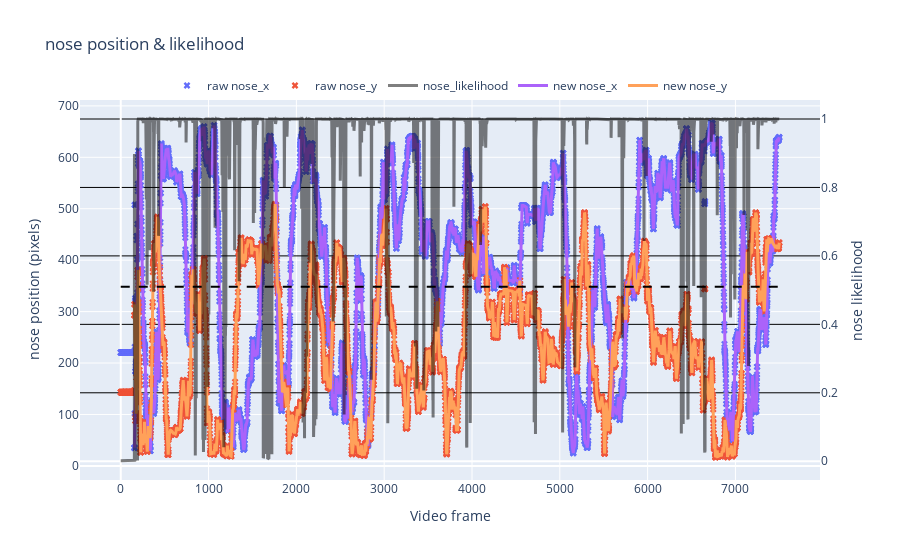

The cell this chart's notebook holds for it:
### Code cell
rst.plot_raw_vs_smoothed(df_raw, df_smooth, bodypart = 'nose', num_sd = confidence)

### Figure 1 — Plotly figure (JSON) as saved in the notebook; plotly's stock layout.template omitted (floating-point values rounded to 4 significant figures; data arrays with more than 128 entries replaced by an {"elided": "..."} marker saying what was removed)
{"data": [{"marker": {"size": 6, "symbol": "x"}, "mode": "markers", "name": "raw nose_x", "type": "scatter", "x": {"elided": "7500 int values"}, "y": {"elided": "7500 float values"}}, {"marker": {"size": 6, "symbol": "x"}, "mode": "markers", "name": "raw nose_y", "type": "scatter", "x": {"elided": "7500 int values"}, "y": {"elided": "7500 float values"}}, {"line": {"color": "black", "width": 3}, "name": "nose_likelihood", "opacity": 0.5, "type": "scatter", "x": {"elided": "7500 int values"}, "y": {"elided": "7500 float values"}, "yaxis": "y2"}, {"line": {"width": 3}, "name": "new nose_x", "type": "scatter", "x": {"elided": "7500 int values"}, "y": {"elided": "7500 float values"}}, {"line": {"width": 3}, "name": "new nose_y", "type": "scatter", "x": {"elided": "7500 int values"}, "y": {"elided": "7500 float values"}}], "layout": {"legend": {"orientation": "h", "x": 0.5, "xanchor": "center", "y": 1, "yanchor": "bottom"}, "shapes": [{"line": {"color": "black", "dash": "dash"}, "type": "line", "x0": 0, "x1": 7499, "y0": 0.5095, "y1": 0.5095, "yref": "y2"}], "title": {"text": "nose position & likelihood"}, "xaxis": {"title": {"text": "Video frame"}}, "yaxis": {"title": {"text": "nose position (pixels)"}}, "yaxis2": {"gridcolor": "black", "overlaying": "y", "side": "right", "title": {"text": "nose likelihood"}}}}
